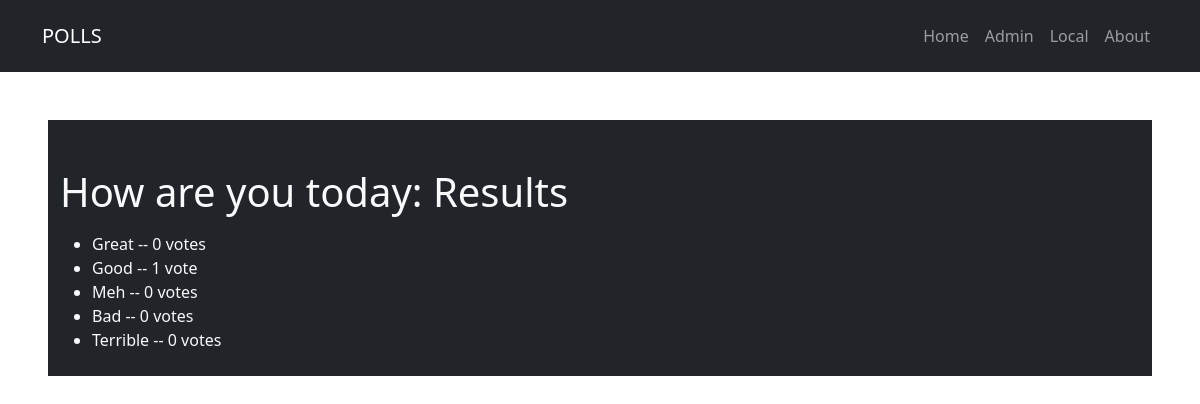
Page /polls/4/ (signed in) on the committed database.
### polls/models.py (models this page shows, shortened)
class Question(models.Model):
    question_text = models.CharField(max_length=200)
    pub_date = models.DateTimeField('date published')

class Choice(models.Model):
    question = models.ForeignKey(Question, on_delete=models.CASCADE)
    choice_text = models.CharField(max_length=200)

### polls/views.py (the view)
# urls.py: path('<int:question_id>/', views.detail, name='detail'),
def detail(request, question_id):
    usersvoted = User.objects.filter(response__choice__question = question_id)
    question = Question.objects.get(pk=question_id)
    if request.user in usersvoted:
        return render(request, 'polls/results.html', {'question': question})
    return render(request, 'polls/detail.html', {'question': question})

### polls/templates/polls/results.html
{% extends "polls/base_template.html" %}
{% block title %} {{ question.question_text }}: Results {% endblock %}
{% block content %}
    {% if user.is_authenticated %}
    <ul>
        {% for choice in question.choice_set.all %}
            <li>{{ choice.choice_text }} -- {{ choice.response_set.count }} vote{{ choice.response_set.count|pluralize }}</li>
        {% endfor %}
    </ul>
    {% else %}
        <p>You are not logged in</p>
        <a href="{% url 'login' %}">Log In</a>
    {% endif %}
{% endblock %}

### polls/templates/polls/base_template.html (shortened to what this page needs)
<!DOCTYPE html>
<html lang="en">
    <head>
        <link href="https://cdn.jsdelivr.net/npm/bootstrap@5.2.2/dist/css/bootstrap.min.css" rel="stylesheet">
    </head>
    <body>
        <nav class = "navbar navbar-expand-lg bg-dark navbar-dark py-3">
            <div class="container">
                <a href = "#" class = "navbar-brand" >
                    POLLS
                </a>
                <div class="collapse navbar-collapse" id = "navmenu">
                    <ul class="navbar-nav ms-auto">
                        <li class="nav-item">
                            <a href="/polls" class="nav-link">
                                Home
                            </a>
                        </li>
                        <li class="nav-item">
                            <a href="/admin" class="nav-link">
                                Admin
                            </a>
                        </li>
                        <li class="nav-item">
                            <a href="#local" class="nav-link">
                                Local
                            </a>
                        </li>
                        <li class="nav-item">
                            <a href="#about" class="nav-link">
                                About
                            </a>
                        </li>
                    </ul>
                </div>
            </div>
        </nav>
        <section class="bg-dark text-light p-5 p-lg-0 pt-lg-5 m-5 text-center text-sm-start" id = "body">
            <div class="container pb-2" id = "content">
                <div class = "align-items-center">
                    <div>
                        <h1>{% block title %}{% endblock %}</h1>
                    </div>
                    <div>
                        {% block content %}{% endblock %}
                    </div>
                </div>
            </div>
        </section>
    </body>
</html>

### rows in the picture
Question: question_text "How are you today"
Choice: choice_text "Great", response_set.count "0"
Choice: choice_text "Good", response_set.count "1"
Choice: choice_text "Meh", response_set.count "0"
Choice: choice_text "Bad", response_set.count "0"
Choice: choice_text "Terrible", response_set.count "0"
